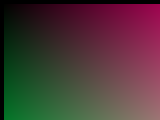
#> input picture Convolution-5X5Proccesing-Image-main/captures/benchmark/rtl_speed/160x120/gaussian5/processed/frame_000000.png, 160 x 120 px; its folder holds only this picture in this run
$ python build_multi_kernel_comparison_video.py --source_raw_dir ../captures/benchmark/rtl_speed/160x120/gaussian5/processed --gaussian_dir ../captures/benchmark/rtl_speed/160x120/gaussian5/processed --sharpen_dir ../captures/benchmark/rtl_speed/160x120/gaussian5/processed --laplacian_dir ../captures/benchmark/rtl_speed/160x120/gaussian5/processed --output_video out.avi
#> lines starting #> are read from the running program, lines starting #| are printed output that depends on the picture
import argparse
import json
from pathlib import Path

import cv2
import numpy as np


def list_stems(folder: Path, suffix: str) -> set[str]:
    return {p.stem for p in folder.glob(f"*{suffix}")}


def read_signoff_status(capture_dir: Path) -> str:
    signoff = capture_dir / "level_a_signoff.json"
    if not signoff.exists():
        return "UNKNOWN"
    with signoff.open("r", encoding="ascii") as f:
        data = json.load(f)
    return str(data.get("final_status", "UNKNOWN"))


def main() -> None:
    parser = argparse.ArgumentParser(description="Build one combined video: input + 3 kernel outputs")
    parser.add_argument("--source_raw_dir", required=True)
    parser.add_argument("--gaussian_dir", required=True)
    parser.add_argument("--sharpen_dir", required=True)
    parser.add_argument("--laplacian_dir", required=True)
    parser.add_argument("--output_video", required=True)
    parser.add_argument("--fps", type=float, default=12.0)
    args = parser.parse_args()

    source_raw = Path(args.source_raw_dir).resolve()
    gaussian_proc = Path(args.gaussian_dir).resolve() / "processed"
    sharpen_proc = Path(args.sharpen_dir).resolve() / "processed"
    laplacian_proc = Path(args.laplacian_dir).resolve() / "processed"
    output_video = Path(args.output_video).resolve()
    output_video.parent.mkdir(parents=True, exist_ok=True)

    stems = sorted(
        list_stems(source_raw, ".png")
        & list_stems(gaussian_proc, ".png")
        & list_stems(sharpen_proc, ".png")
        & list_stems(laplacian_proc, ".png")
    )
    if not stems:
        raise RuntimeError("No common frame stems found across source and kernel outputs")

    raw0 = cv2.imread(str(source_raw / f"{stems[0]}.png"), cv2.IMREAD_COLOR)
#> raw0 is the input picture: shape (120, 160, 3); mean B, G, R 55.1, 56.1, 74.9
    if raw0 is None:
        raise RuntimeError("Cannot read first raw frame")

    tile_h, tile_w = raw0.shape[0], raw0.shape[1]
#> tile_h = 120; tile_w = 160
    canvas_w = tile_w * 2
#> canvas_w = 320
    canvas_h = tile_h * 2
#> canvas_h = 240

    fourcc = int.from_bytes(b"mp4v", "little")
    writer = cv2.VideoWriter(str(output_video), fourcc, args.fps, (canvas_w, canvas_h))
    if not writer.isOpened():
        raise RuntimeError(f"Could not open video writer: {output_video}")

    status_gaussian = read_signoff_status(Path(args.gaussian_dir).resolve())
    status_sharpen = read_signoff_status(Path(args.sharpen_dir).resolve())
    status_laplacian = read_signoff_status(Path(args.laplacian_dir).resolve())

    try:
        for idx, stem in enumerate(stems):
            raw = cv2.imread(str(source_raw / f"{stem}.png"), cv2.IMREAD_COLOR)
            ga = cv2.imread(str(gaussian_proc / f"{stem}.png"), cv2.IMREAD_COLOR)
            sh = cv2.imread(str(sharpen_proc / f"{stem}.png"), cv2.IMREAD_COLOR)
            la = cv2.imread(str(laplacian_proc / f"{stem}.png"), cv2.IMREAD_COLOR)
            if raw is None or ga is None or sh is None or la is None:
                continue

            ga = cv2.resize(ga, (tile_w, tile_h), interpolation=cv2.INTER_LINEAR)
            sh = cv2.resize(sh, (tile_w, tile_h), interpolation=cv2.INTER_LINEAR)
            la = cv2.resize(la, (tile_w, tile_h), interpolation=cv2.INTER_LINEAR)

            top = np.hstack([raw, ga])
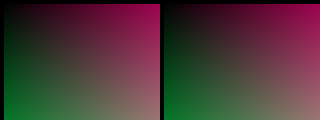
#> top: shape (120, 320, 3); mean B, G, R 55.1, 56.1, 74.9
            bottom = np.hstack([sh, la])
            frame = np.vstack([top, bottom])
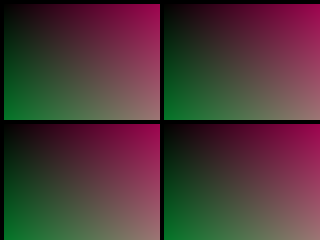
#> frame: shape (240, 320, 3); mean B, G, R 55.1, 56.1, 74.9

            cv2.putText(frame, "INPUT", (12, 32), cv2.FONT_HERSHEY_SIMPLEX, 0.85, (40, 220, 40), 2, cv2.LINE_AA)
            cv2.putText(
                frame,
                f"GAUSSIAN5 ({status_gaussian})",
                (tile_w + 12, 32),
                cv2.FONT_HERSHEY_SIMPLEX,
                0.75,
                (40, 220, 40),
                2,
                cv2.LINE_AA,
            )
            cv2.putText(
                frame,
                f"SHARPEN5 ({status_sharpen})",
                (12, tile_h + 32),
                cv2.FONT_HERSHEY_SIMPLEX,
                0.75,
                (40, 220, 40),
                2,
                cv2.LINE_AA,
            )
            cv2.putText(
                frame,
                f"LAPLACIAN5 ({status_laplacian})",
                (tile_w + 12, tile_h + 32),
                cv2.FONT_HERSHEY_SIMPLEX,
                0.75,
                (40, 220, 40),
                2,
                cv2.LINE_AA,
            )
            cv2.putText(
                frame,
                f"frame={stem} idx={idx}",
                (12, canvas_h - 16),
                cv2.FONT_HERSHEY_SIMPLEX,
                0.6,
                (255, 255, 255),
                2,
                cv2.LINE_AA,
            )
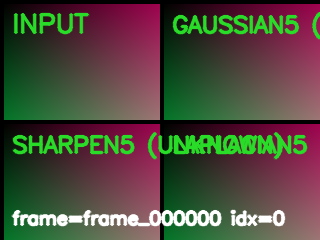
#> frame: shape (240, 320, 3); mean B, G, R 60.7, 74.8, 78.2
            writer.write(frame)
    finally:
        writer.release()

    print(f"Combined comparison video generated: {output_video}")
    print(f"Frames written: {len(stems)}")


if __name__ == "__main__":
    main()
